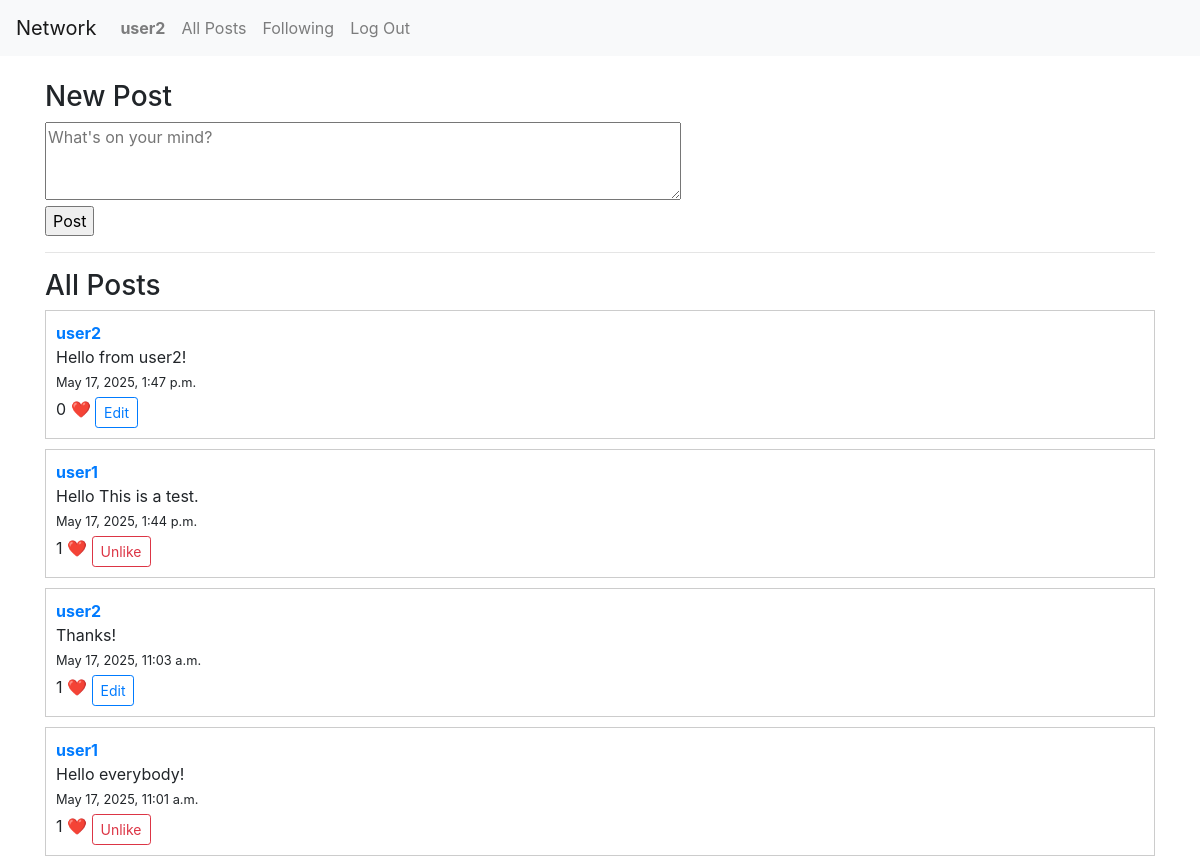
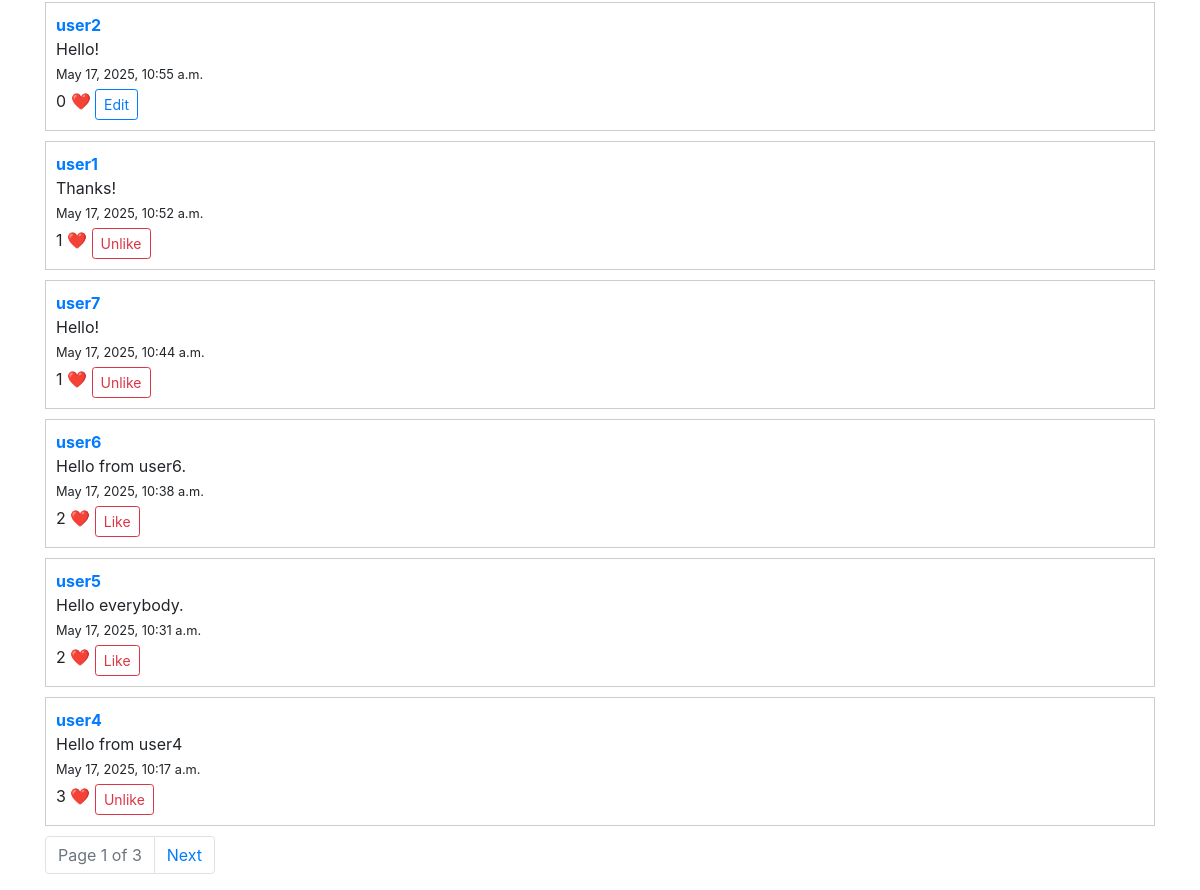
Screenshot of / (signed in) with the database file from the repository (2 pictures, top to bottom).
### network/models.py (models this page shows, shortened)
class User(AbstractUser):
    pass

class Post(models.Model):
    user = models.ForeignKey(User, on_delete=models.CASCADE, related_name="posts")
    content = models.TextField(max_length=280)
    timestamp = models.DateTimeField(auto_now_add=True)

### network/views.py (the view)
# urls.py: path("", views.index, name="index"),
def index(request):
    if request.method == "POST":
        content = request.POST.get("content")
        if request.user.is_authenticated and content:
            Post.objects.create(user=request.user, content=content)
            return redirect("index")
    posts_list = Post.objects.all().order_by("-timestamp")
    paginator = Paginator(posts_list, 10)
    page_number = request.GET.get("page")
    posts = paginator.get_page(page_number)
    liked_posts = []
    if request.user.is_authenticated:
        liked_posts = Post.objects.filter(likes__user=request.user).values_list('id', flat=True)
    return render(request, "network/index.html", {
        "posts": posts,
        "liked_posts": liked_posts
    })

### network/templates/network/index.html (shortened to what this page needs)
{% extends "network/layout.html" %}
{% block body %}
    {% if user.is_authenticated %}
      <h3>New Post</h3>
      <form id="new-post-form" method="post">
          <textarea name="content" placeholder="What's on your mind?" rows="3" cols="60"></textarea><br>
          <input type="submit" value="Post">
      </form>
      <hr>
    {% endif %}
    <h3>All Posts</h3>
    {% for post in posts %}
    <div class="post" data-post-id="{{ post.id }}" style="border: 1px solid #ccc; padding: 10px; margin-bottom: 10px;">
        <strong><a href="{% url 'profile' username=post.user.username %}">{{ post.user.username }}</a></strong><br>
        <div class="post-content">
            <span class="content">{{ post.content }}</span>
        </div>
        <small>{{ post.timestamp }}</small><br>
        <span class="like-count">{{ post.likes.count }}</span> ❤️
        {% if user.is_authenticated and user != post.user %}
          <button class="btn btn-sm btn-outline-danger like-button mt-1">
            {% if post.id in liked_posts %}
              Unlike
            {% else %}
              Like
            {% endif %}
          </button>
        {% endif %}
        {% if user == post.user %}
          <button class="btn btn-sm btn-outline-primary edit-button mt-1">Edit</button>
        {% endif %}
    </div>
    {% endfor %}
    <div class="pagination">
        <nav aria-label="Page navigation">
          <ul class="pagination justify-content-center">
            <li class="page-item disabled">
                <span class="page-link">Page {{ posts.number }} of {{ posts.paginator.num_pages }}</span>
            </li>
            {% if posts.has_next %}
                <li class="page-item">
                    <a class="page-link" href="?page={{ posts.next_page_number }}">Next</a>
                </li>
            {% endif %}
          </ul>
        </nav>
    </div>
{% endblock %}

### network/templates/network/layout.html (shortened to what this page needs)
{% load static %}
<!DOCTYPE html>
<html lang="en">
<head>
    <link rel="stylesheet" href="https://stackpath.bootstrapcdn.com/bootstrap/4.4.1/css/bootstrap.min.css"
>
    <link href="{% static 'network/styles.css' %}" rel="stylesheet">
</head>
<body>
    <nav class="navbar navbar-expand-lg navbar-light bg-light">
        <a class="navbar-brand" href="{% url 'index' %}">Network</a>
        <div class="collapse navbar-collapse">
            <ul class="navbar-nav mr-auto">
                {% if user.is_authenticated %}
                    <li class="nav-item">
                        <a class="nav-link" href="#"><strong>{{ user.username }}</strong></a>
                    </li>
                    <li class="nav-item">
                        <a class="nav-link" href="{% url 'index' %}">All Posts</a>
                    </li>
                    <li class="nav-item">
                        <a class="nav-link" href="{% url 'following' %}">Following</a>
                    </li>
                    <li class="nav-item">
                        <a class="nav-link" href="{% url 'logout' %}">Log Out</a>
                    </li>
                {% endif %}
            </ul>
        </div>
    </nav>
    <div class="container mt-4">
        {% block body %}
        {% endblock %}
    </div>
</body>
</html>

### rows the page displays
User: username "user2"
Post: user.username "user2", content "Hello from user2!", timestamp "May 17, 2025, 1:47 p.m.", likes.count "0", shows "Edit"
Post: user.username "user1", content "Hello This is a test.", timestamp "May 17, 2025, 1:44 p.m.", likes.count "1", shows "Unlike"
Post: user.username "user2", content "Thanks!", timestamp "May 17, 2025, 11:03 a.m.", likes.count "1", shows "Edit"
Post: user.username "user1", content "Hello everybody!", timestamp "May 17, 2025, 11:01 a.m.", likes.count "1", shows "Unlike"
Post: user.username "user2", content "Hello!", timestamp "May 17, 2025, 10:55 a.m.", likes.count "0", shows "Edit"
Post: user.username "user1", content "Thanks!", timestamp "May 17, 2025, 10:52 a.m.", likes.count "1", shows "Unlike"
Post: user.username "user7", content "Hello!", timestamp "May 17, 2025, 10:44 a.m.", likes.count "1", shows "Unlike"
Post: user.username "user6", content "Hello from user6.", timestamp "May 17, 2025, 10:38 a.m.", likes.count "2", shows "Like"
Post: user.username "user5", content "Hello everybody.", timestamp "May 17, 2025, 10:31 a.m.", likes.count "2", shows "Like"
Post: user.username "user4", content "Hello from user4", timestamp "May 17, 2025, 10:17 a.m.", likes.count "3", shows "Unlike"

### other values shown
{{ posts.number }} "1"
{{ posts.paginator.num_pages }} "3"
